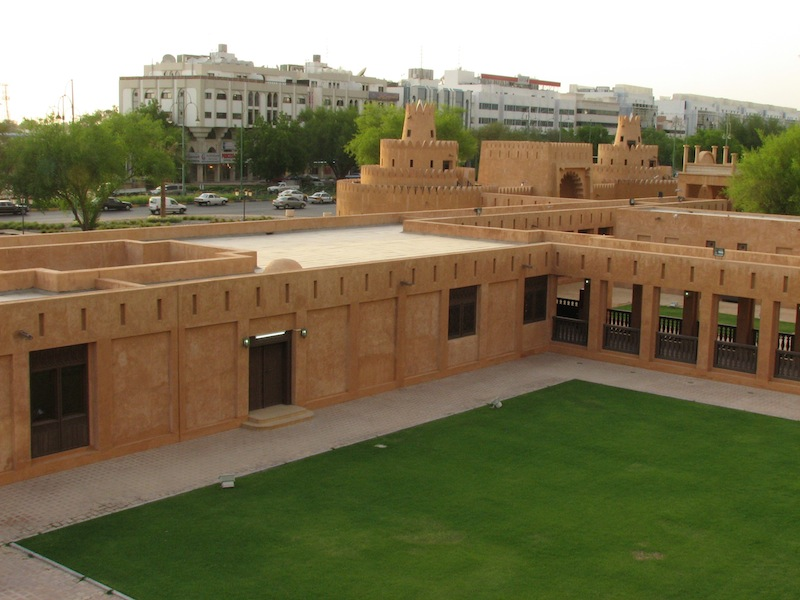
#> input picture hw3_release/Image1.jpg, 800 x 600 px
$ python -i panorama.py   (imports and definitions only)
#> lines starting #> are read from the running program, lines starting #| are printed output that depends on the picture
import numpy as np
from skimage import filters
from skimage.util.shape import view_as_blocks
from scipy.spatial.distance import cdist
from scipy.ndimage.filters import convolve
# from scipy import ndimage

from utils import pad, unpad


def harris_corners(img, window_size=3, k=0.04):
    """
    Compute Harris corner response map. Follow the math equation
    R=Det(M)-k(Trace(M)^2).

    Hint:
        You may use the function scipy.ndimage.filters.convolve,
        which is already imported above

    Args:
        img: Grayscale image of shape (H, W)
        window_size: size of the window function
        k: sensitivity parameter

    Returns:
        response: Harris response image of shape (H, W)
    """

    H, W = img.shape
    window = np.ones((window_size, window_size))

    response = np.zeros((H, W))

    dx = filters.sobel_v(img)
    dy = filters.sobel_h(img)

    ### YOUR CODE HERE
    square_dx = dx ** 2
    square_dy = dy ** 2
    dx_dy = dx * dy
    # [8 lines of commented-out code are left out]
    A = convolve(dx ** 2, window)
    B = convolve(dx * dy, window)
    C = convolve(dy ** 2, window)
    for i in range(H):
        for j in range(W):
            M = np.array([[A[i, j], B[i, j]], [B[i, j], C[i, j]]])
            response[i, j] = np.linalg.det(M) - k * np.trace(M) ** 2
    ### END YOUR CODE

    return response


# [223 lines left out: functions simple_descriptor, describe_keypoints, match_descriptors, fit_affine_matrix, ransac, hog_descriptor, not called in this run]

>>> import cv2
>>> picture = cv2.imread('Image1.jpg', cv2.IMREAD_GRAYSCALE)
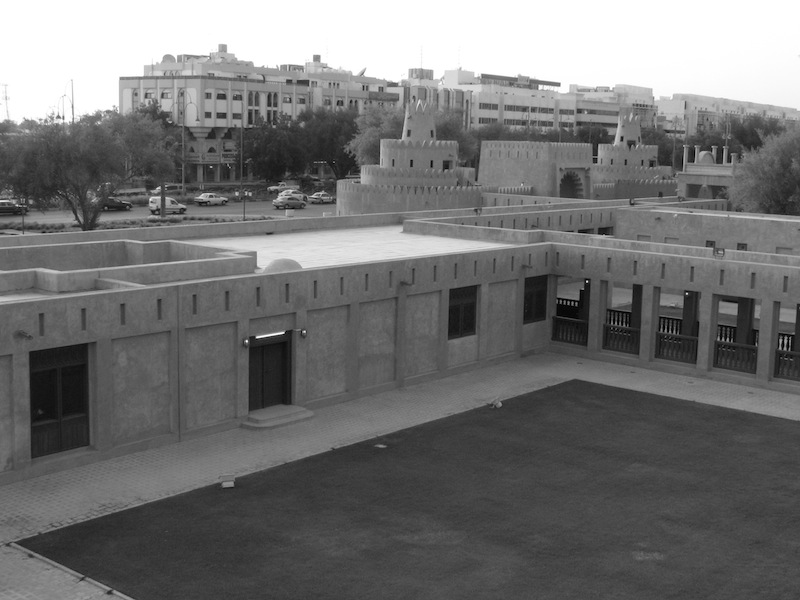
#> picture: shape (600, 800); min 0, max 255, mean 114.6
>>> result = harris_corners(picture)
#> in harris_corners, `dx = filters.sobel_v(img)`:
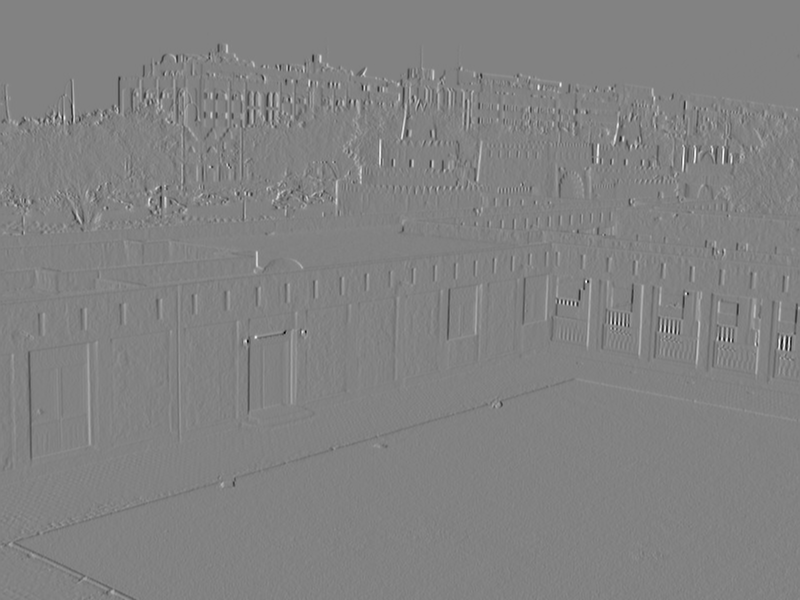
#> dx: shape (600, 800) float64; min -0.673, max 0.644, mean -0.000192; drawn with min black and max white
#> in harris_corners, `dy = filters.sobel_h(img)`:
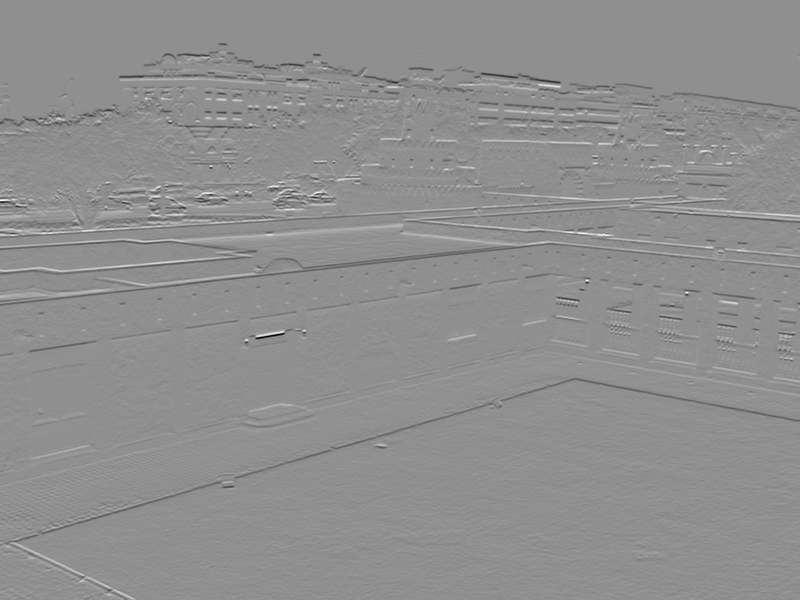
#> dy: shape (600, 800) float64; min -0.875, max 0.676, mean -0.00229; drawn with min black and max white
#> in harris_corners, `square_dx = dx ** 2`:
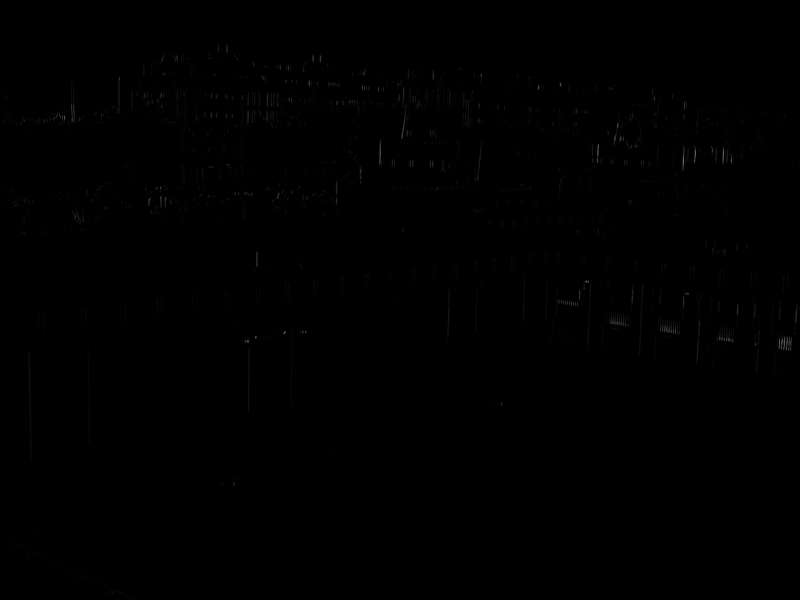
#> square_dx: shape (600, 800) float64; min 0, max 0.452, mean 0.0017
#> in harris_corners, `B = convolve(dx * dy, window)`:
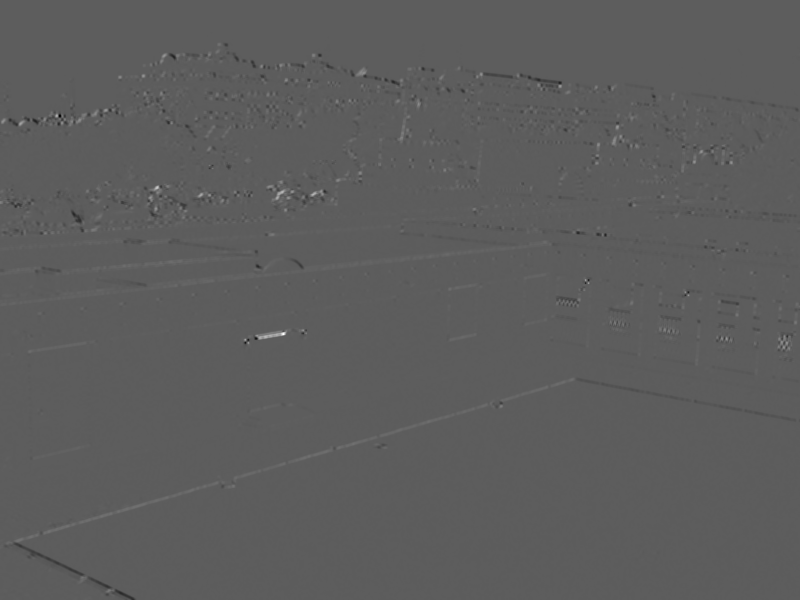
#> B: shape (600, 800) float64; min -0.52, max 0.905, mean 0.00036; drawn with min black and max white
#> in harris_corners, `C = convolve(dy ** 2, window)`:
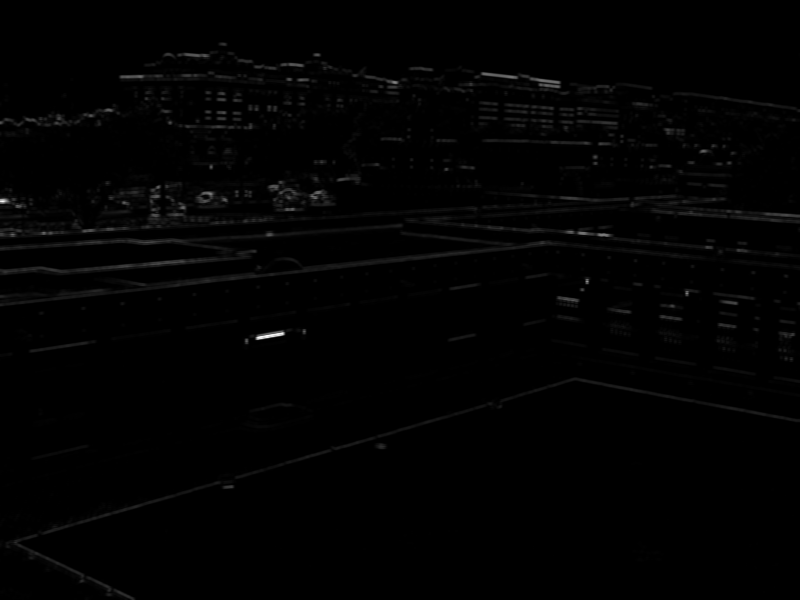
#> C: shape (600, 800) float64; min 0, max 3.06, mean 0.0286; drawn with min black and max white

$ run again, on hw3_release/Image2.jpg
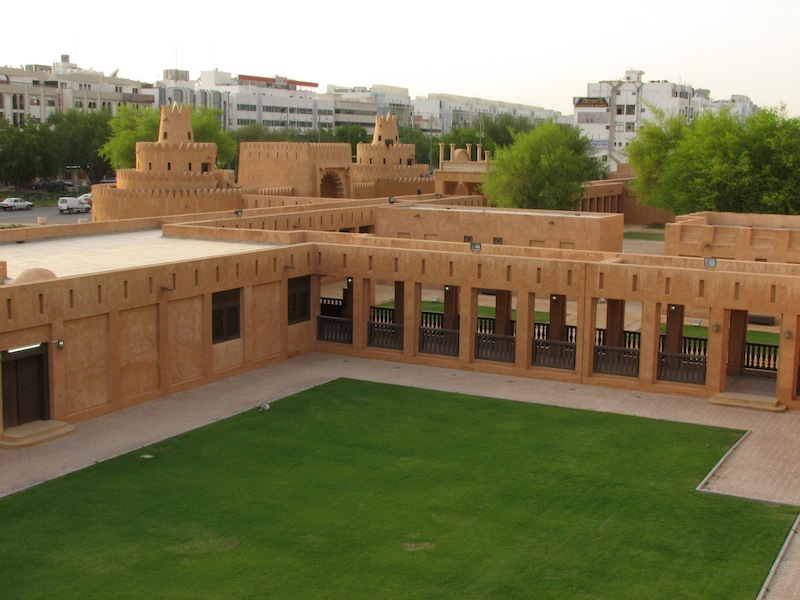
#> input picture hw3_release/Image2.jpg, 800 x 600 px
#> in harris_corners, `B = convolve(dx * dy, window)`:
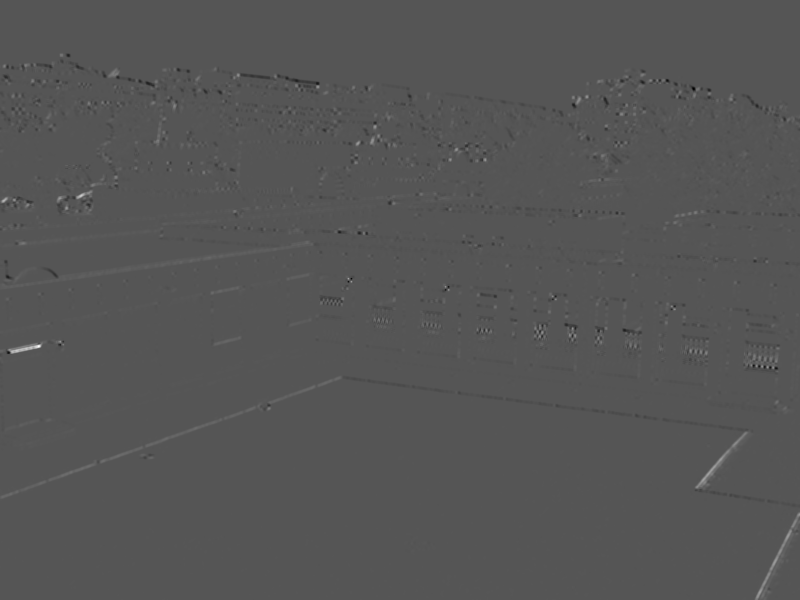
#> B: shape (600, 800) float64; min -0.439, max 0.869, mean 0.00055; drawn with min black and max white
#> in harris_corners, `C = convolve(dy ** 2, window)`:
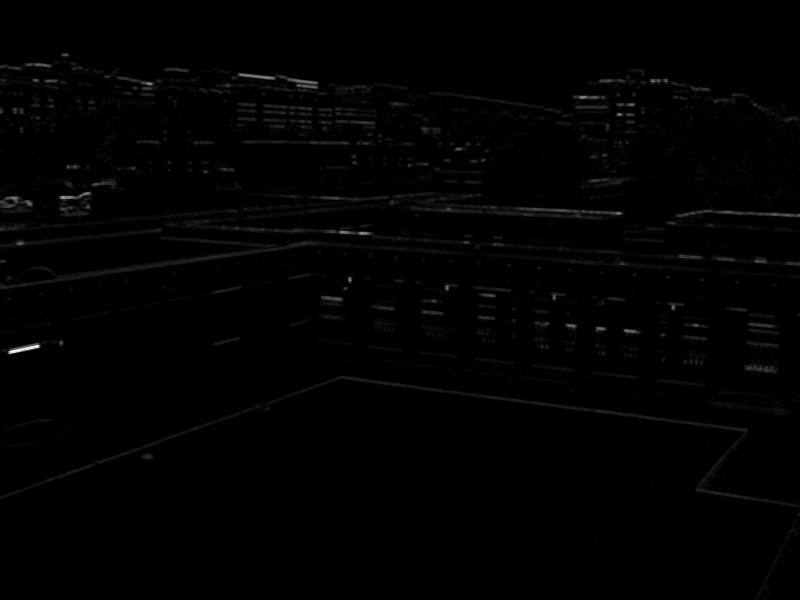
#> C: shape (600, 800) float64; min 0, max 3.04, mean 0.0261; drawn with min black and max white

$ run again, on hw3_release/uttower2.jpg
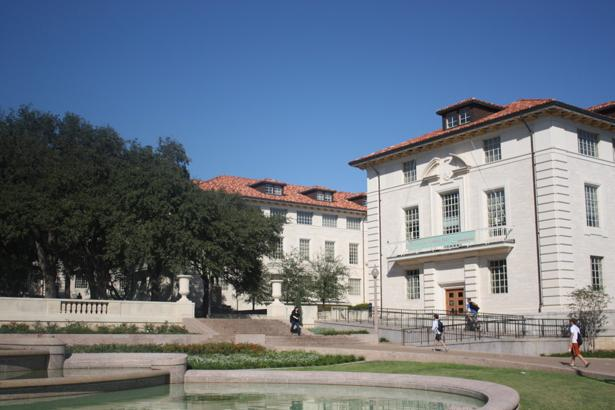
#> input picture hw3_release/uttower2.jpg, 615 x 410 px
#> in harris_corners, `C = convolve(dy ** 2, window)`:
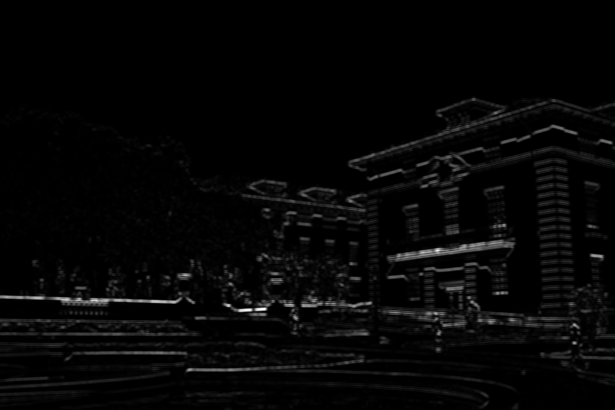
#> C: shape (410, 615) float64; min 0, max 2.56, mean 0.0661; drawn with min black and max white
#> after the loop in harris_corners, `for i in range(H):`:
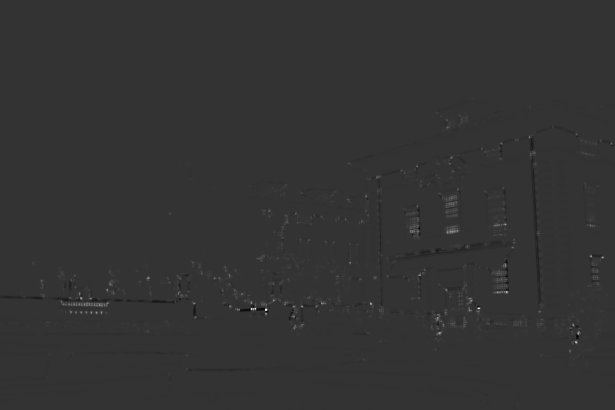
#> response: shape (410, 615) float64; min -0.317, max 1.27, mean 0.0018; drawn with min black and max white
